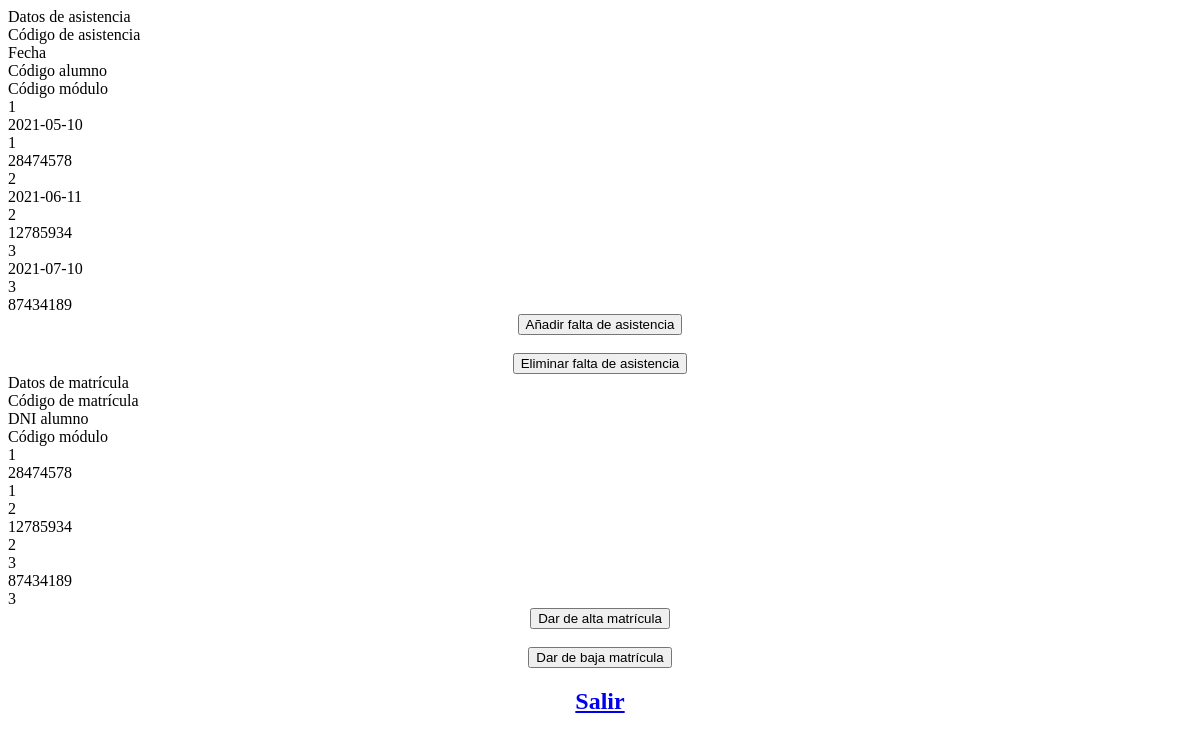
The app's page /profesor.php with its own data.
### tables this page shows
CREATE TABLE `asistencia` (
	`cod_asistencia` int(10) NOT NULL auto_increment,
    `fecha` DATE NOT NULL,
    `cod_modulo` int(10),
    `dni_alum` varchar(10),
    CONSTRAINT pk_cod_asistencia PRIMARY KEY (cod_asistencia),
    CONSTRAINT fk_cod_mod FOREIGN KEY (cod_modulo) REFERENCES modulos (cod_modulo)  ON DELETE CASCADE ON UPDATE CASCADE,
    CONSTRAINT fk_dni_al FOREIGN KEY (dni_alum) REFERENCES alumnos (dni_alum)  ON DELETE CASCADE ON UPDATE CASCADE
);

CREATE TABLE `matriculas` (
	`cod_matricula` int(10) NOT NULL auto_increment,
    `dni_alum` varchar(8),
    `cod_modulo` int(10),
    CONSTRAINT pk_cod_matricula PRIMARY KEY (cod_matricula),
    CONSTRAINT fk_dni_alum FOREIGN KEY (dni_alum) REFERENCES alumnos (dni_alum)  ON DELETE CASCADE ON UPDATE CASCADE,
    CONSTRAINT fk_cod_modulo FOREIGN KEY (cod_modulo) REFERENCES modulos (cod_modulo)  ON DELETE CASCADE ON UPDATE CASCADE
);

### profesor.php (the view, shortened to what this page needs)
<?php
	include("conexion.php");
	$profesor = "SELECT * FROM asistencia";
	$profesor2 = "SELECT * FROM matriculas";
?>
<!doctype html>
<html>
<head>
<link href="estilos/estilos.css" rel="stylesheet" type="text/css">
</head>
<body>
	<div class="contenido_tabla">
		<div class="titulo">Datos de asistencia</div>
		<div class="cabecera">Código de asistencia</div>
		<div class="cabecera">Fecha</div>
		<div class="cabecera">Código alumno</div>
		<div class="cabecera">Código módulo</div>
		<?php $resultado = mysqli_query($conexion, $profesor);
		while($row=mysqli_fetch_assoc($resultado)) { ?>
		<div class="info"><?php echo $row["cod_asistencia"]; ?></div>
		<div class="info"><?php echo $row["fecha"]; ?></div>
		<div class="info"><?php echo $row["cod_modulo"]; ?></div>
		<div class="info"><?php echo $row["dni_alum"]; ?></div>
		<?php } ?>
	</div>
		<center>
		<form action="aniadir_asistencia.php" method="POST">
			<input type="submit" value="Añadir falta de asistencia">
		</form>
		<br>
		<form action="eliminar_asistencia.php" method="POST">
			<input type="submit" value="Eliminar falta de asistencia">
		</form>
		</center>
	<div class="contenido_tabla2">
		<div class="titulo2">Datos de matrícula</div>
		<div class="cabecera">Código de matrícula</div>
		<div class="cabecera">DNI alumno</div>
		<div class="cabecera">Código módulo</div>
		<?php $resultado = mysqli_query($conexion, $profesor2);
		while($row=mysqli_fetch_assoc($resultado)) { ?>
		<div class="info"><?php echo $row["cod_matricula"]; ?></div>
		<div class="info"><?php echo $row["dni_alum"]; ?></div>
		<div class="info"><?php echo $row["cod_modulo"]; ?></div>
		<?php } ?>
	</div>
	<center>
		<form action="alta_matricula.php" method="POST">
			<input type="submit" value="Dar de alta matrícula">
		</form>
		<br>
		<form action="baja_matricula.php" method="POST">
			<input type="submit" value="Dar de baja matrícula">
		</form>
	</center>
<center><h2><a href="index.php">Salir</a></h2></center>
</body>
</html>

### records on screen
asistencia: cod_asistencia "1", fecha "2021-05-10", cod_modulo "1", dni_alum "28474578"
asistencia: cod_asistencia "2", fecha "2021-06-11", cod_modulo "2", dni_alum "12785934"
asistencia: cod_asistencia "3", fecha "2021-07-10", cod_modulo "3", dni_alum "87434189"
matriculas: cod_matricula "1", dni_alum "28474578", cod_modulo "1"
matriculas: cod_matricula "2", dni_alum "12785934", cod_modulo "2"
matriculas: cod_matricula "3", dni_alum "87434189", cod_modulo "3"
